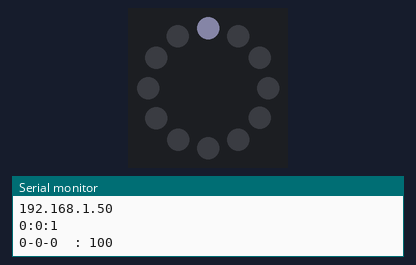
Bench run of a sketch on a simulated ESP8266 (NodeMCU). Shown: 12 RGB LEDs in a ring, first at the top, clockwise, the last lines printed to the serial monitor. Dim RGB values are drawn brighter than linear; WiFi joins after 1.5 s; servers stay silent unless stated; uploads are accepted with an empty reply.

Above: at 2.9 s.
At 5.9 s:
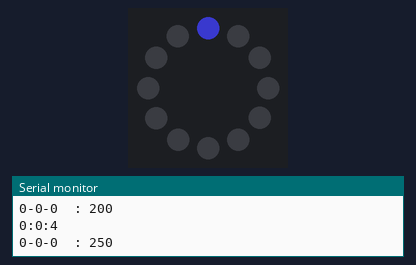
At 13.9 s:
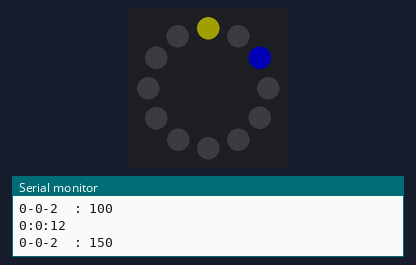
At 21.9 s:
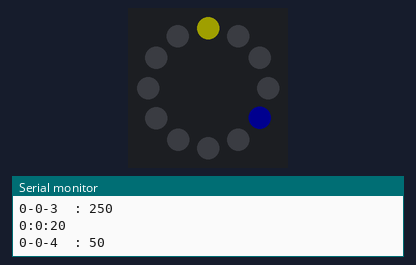
At 29.9 s:
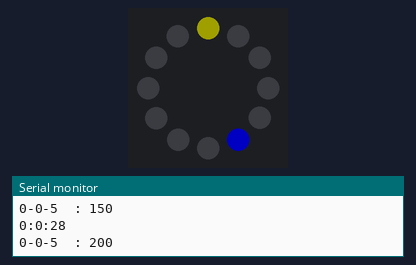
At 38.9 s:
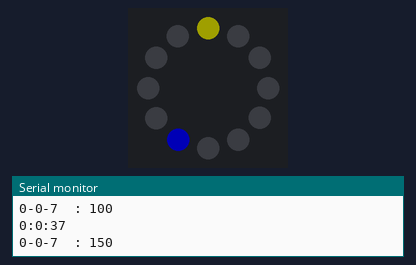

Measured:
- what the display in image 1 shows lasts 1.0 s, from 5.8 s to 6.8 s

The sketch:

ring.ino
```cpp
#include <Adafruit_NeoPixel.h>
#include <ESP8266WiFi.h>
#include <TimeClient.h>

#define PIN D7
long lastUpdate = millis();
long lastSecond = millis();
int ledsInString = 12;
String hours, minutes, seconds;
int currentSecond, currentMinute, currentHour;

char ssid[] = "Skyroot";  //  your network SSID (name)
char pass[] = "ironhex9";       // your network password

const float UTC_OFFSET = 8;
TimeClient timeClient(UTC_OFFSET);

Adafruit_NeoPixel strip = Adafruit_NeoPixel(ledsInString, PIN);

void setup()
{
  Serial.begin(115200);
  Serial.println();
  Serial.println();

  strip.begin();
  strip.setBrightness(128);
  strip.show();

  // We start by connecting to a WiFi network
  Serial.print("Connecting to ");
  Serial.println(ssid);
  WiFi.begin(ssid, pass);

  while (WiFi.status() != WL_CONNECTED) {
    delay(500);
    Serial.print(".");
  }
  Serial.println("");

  Serial.println("WiFi connected");
  Serial.println("IP address: ");
  Serial.println(WiFi.localIP());
  timeClient.updateTime();
  updateTime() ;
  lastUpdate = millis();
  lastSecond = millis();
}

void loop()
{
  if ((millis() - lastUpdate) > 1800000) updateTime();

  if ((millis() - lastSecond) > 1000)
  {
    int s = currentSecond * ledsInString /  60 ;
    int m = currentMinute * ledsInString /  60 ;
    int h = currentHour *  ledsInString / 12;
    if (h == 12) h = 0;
    strip.setPixelColor(s, strip.Color(0, 0, 0) );
    strip.setPixelColor(m, strip.Color(0, 0, 0) );
    strip.setPixelColor(h, strip.Color(0, 0, 0) );
    strip.show();
    lastSecond = millis();
    currentSecond++;
    if (currentSecond > 59)
    { currentSecond = 0;
      currentMinute++;
      if (currentMinute > 59) {
        currentMinute = 0;
        currentHour++;
        if (currentHour >= 12) currentHour = 0;
      }
    }
    String currentTime = String(currentHour) + ':' + String(currentMinute) + ':' + String(currentSecond);
    Serial.println(currentTime);

    s = currentSecond * ledsInString /  60 ;
    m = currentMinute * ledsInString /  60 ;
    h = currentHour *  ledsInString / 12;
    Serial.println(String(h) + "-" + String(m) + "-" + String(s) + "  : " + String(currentSecond % 5 * 50 + 50));


    strip.setPixelColor(h, strip.Color(64, 0, 0));
    if (h == m) {
      strip.setPixelColor(m, strip.Color(64, 64, 0));

    } else {
      strip.setPixelColor(m, strip.Color(0, 64, 0));
    }
    int g = (h == s) ? 64 : 0;
    int r = (m == s) ? 64 : 0;
    int b = currentSecond % 5 * 50 + 30;
    strip.setPixelColor(s, strip.Color(g, r, b));
  }

  strip.show();
}


void updateTime()
{
  hours = timeClient.getHours();
  minutes = timeClient.getMinutes();
  seconds = timeClient.getSeconds();
  currentHour = hours.toInt();
  if (currentHour > 12) currentHour = currentHour - 12;
  currentMinute = minutes.toInt();
  currentSecond = seconds.toInt();
  lastUpdate = millis();
}
```
